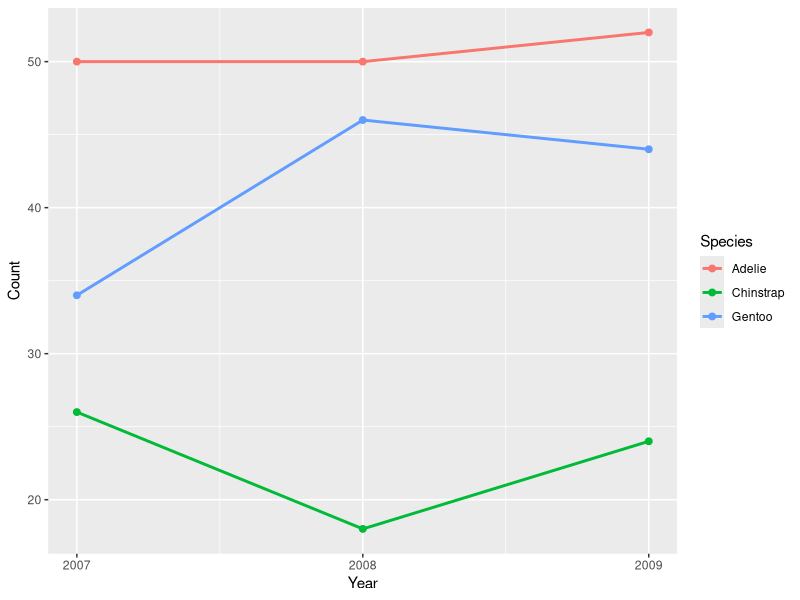

This figure's R source:
## ---- chunk 1
#| label: setup
#| message: false
library(tidyverse)
library(palmerpenguins)
## ---- chunk 2
# Make your agreed-upon plot here, e.g.:
# penguins |> ggplot(aes(x = species, y = body_mass_g, fill = species)) + geom_boxplot()
penguins |>
  count(year, species) |>
  ggplot(aes(x = year, y = n, color = species)) +
  geom_line(linewidth = 1) +
  geom_point(size = 2) +
  scale_x_continuous(breaks = c(2007, 2008, 2009)) +
  labs(x = "Year", y = "Count", color = "Species")
